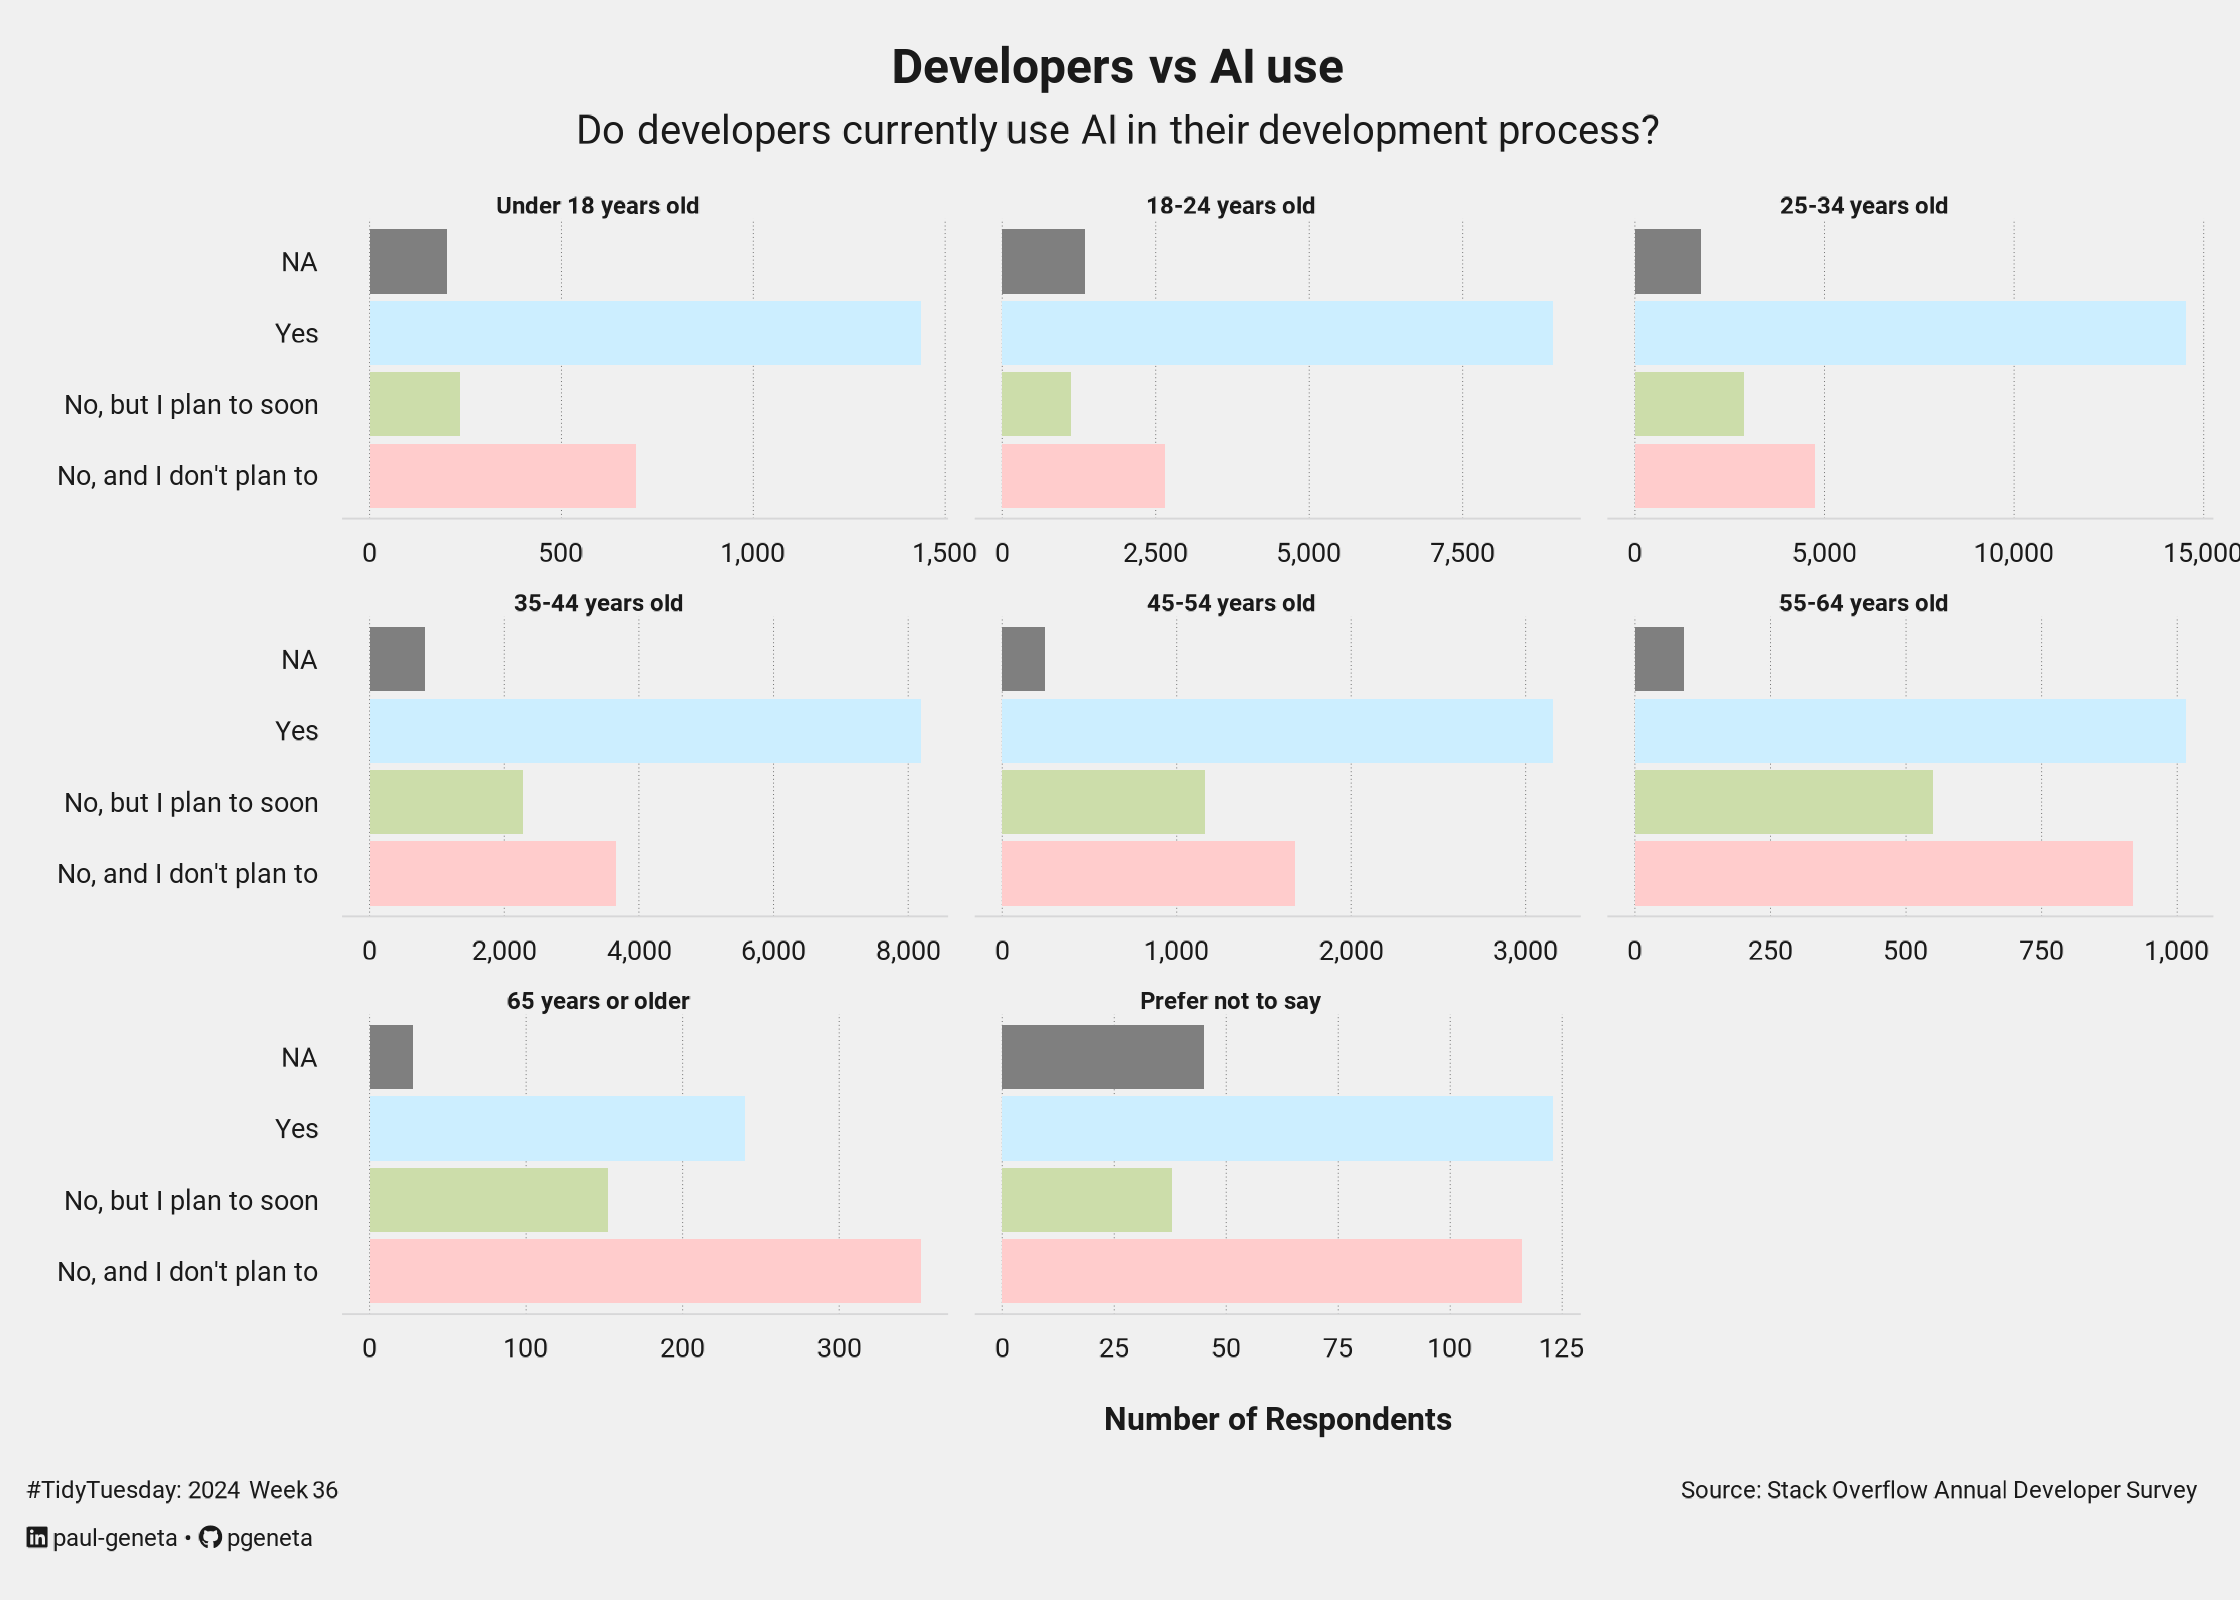

Here is the R script that generated this plot:
## 1. LOAD PACKAGES & SETUP ===================================================
pacman::p_load(
  tidyverse, 
  plotly, 
  ggplot2, 
  showtext, 
  janitor, 
  skimr, 
  scales, 
  lubridate,
  ggtext, 
  MetBrewer
)

### 1.1 FIGURE SIZE ----
camcorder::gg_record(
  dir    = here::here("temp_plots"),
  device = "png",
  width  = 7,
  height = 5,
  units  = "in",
  dpi    = 320)

### 1.2 RESOLUTION ----
# showtext_opts(dpi = 320, regular.wt = 300, bold.wt = 800)


## 2. READ IN THE DATA =========================================================
tt <- tidytuesdayR::tt_load(
  x = base::as.double("2024"),
  week = base::as.double("36")
)

crosswalk <- tt$qname_levels_single_response_crosswalk |>
  clean_names() |>
  glimpse()

survey_questions <- tt$stackoverflow_survey_questions |>
  clean_names() |>
  glimpse()

single_response <- tt$stackoverflow_survey_single_response |>
  clean_names() |>
  glimpse()

tidytuesdayR::readme(tt)
rm(tt)


## 3. EXAMINING THE DATA =======================================================
skim(var)
glimpse(var)
colnames(var) |> sort()


## 4. TIDYDATA ================================================================

response_label <- single_response |> 
  mutate(across(everything(), as.character)) |> 
  pivot_longer(-response_id, names_to = "qname", values_to = "level") |> 
  left_join(crosswalk |> mutate(across(everything(), as.character)),
            by = c("qname", "level"))

qname_list <- c("years_code", "years_code_pro", "country", "currency", 
                "comp_total", "converted_comp_yearly", "r_used", 
                "r_want_to_use")

response_label2 <- response_label |> 
  mutate(value = ifelse(qname %in% qname_list, level, label)) |> 
  select(!c(level, label))
  
plot_data <- response_label2 |> 
  filter(qname %in% c("age", "ai_select")) |>
  pivot_wider(names_from = qname, values_from = value) |> 
  count(age, ai_select) |> 
  mutate(age = fct_relevel(age, "Under 18 years old"))


# 5. VISUALIZATION ============================================================

### 5.1 PLOT AESTHETICS ----
bkg_colour <- "#f0f0f0"
title_colour <- "grey10"
subtitle_colour <- "grey10"
caption_colour <- "grey10"
text_colour <- "grey10"

col_palette  <- c("NA" = "#BBCCEE",
                  "Yes" = "#CCEEFF",
                  "No, but I plan to soon" = "#CCDDAA",
                  "No, and I don't plan to" = "#FFCCCC"
                  )


### 5.2 TITLES AND CAPTION ----
tt <- str_glue("#TidyTuesday: 2024 Week 36 <br>")
linkedin <- str_glue("<span style='font-family:fa6-brands'>&#xf08c;</span> paul-geneta")
github <- str_glue("<span style='font-family:fa6-brands'>&#xf09b;</span> pgeneta")

title_text <- str_glue("Developers vs AI use")
subtitle_text <- str_glue("Do developers currently use AI in their development process?")
caption_text <- str_glue("{tt} {linkedin} &bull; {github}")
source_text <- str_glue("Source: Stack Overflow Annual Developer Survey")

### 5.3 FONTS ----
font_add("fa6-brands", "fonts/6.4.2/Font Awesome 6 Brands-Regular-400.otf")
font_add_google("Roboto", family = "title")
font_add_google("Roboto", family = "subtitle")
font_add_google("Roboto", family = "text")
font_add_google("Roboto", family = "caption")
showtext_auto(enable = TRUE)

### 5.6 FINAL PLOT =============================================================

  plot_data |> 
  ggplot(aes(
    x = n,
    y = ai_select
  )) +

# GEOMS
  # geom_col(aes(fill = ai_select), show.legend = FALSE)+
  geom_bar(stat = 'identity', aes(fill = ai_select), show.legend = FALSE)+
# SCALES
  scale_x_continuous(label = scales::comma)+
  scale_fill_manual(values = col_palette)+
# LABELS
  labs(
    title = title_text,
    subtitle = subtitle_text,
    caption = c(caption_text, source_text),
    x = "Number of Respondents",
    y = ""
  )+
# FACETS + MISC
  facet_wrap(~age, scales = "free_x")+
  # THEME
  theme_minimal(base_size = 12, base_family = "text")+
  theme(
  # Format titles and axis titles----------------
  plot.title.position = "plot",
  plot.caption.position = "plot",
  plot.title = element_markdown(
    size               = rel(3),
    family             = "title",
    color              = title_colour,
    face               = "bold",
    lineheight         = 0.85,
    hjust              = 0.5,
    margin             = margin(t = 5, b = 5)
  ),
  plot.subtitle = element_markdown(
    size               = rel(2.5),
    family             = "subtitle",
    color              = title_colour,
    lineheight         = 0.8,
    margin             = margin(t = 0, b = 10),
    hjust              = 0.5
  ),
  plot.caption = element_markdown(
    size               = rel(1.5),
    family             = "caption",
    color              = caption_colour,
    lineheight         = 0.6,
    hjust              = c(0,-3.2),
    halign             = c(0,0),
    margin             = margin(t = 10, b = 5)
  ),
  axis.title.x = element_text(margin = margin(10, 0, 0, 0), size = rel(2), color = text_colour, family = "text", face = "bold", hjust = 0.5),
  axis.title.y = element_text(margin = margin(0, 0, 0, 0), size = rel(2), color = text_colour, family = "text", face = "bold", hjust = 0.5),
  axis.text = element_text(size = rel(1.7), color = text_colour, family = "text"),
  axis.line.x = element_line(color = "#d7d7d8", linewidth = .2),
  
  # Format background colours------------
  panel.background = element_rect(
    fill = bkg_colour, 
    color = NA
    ),
  plot.background = element_rect(
    fill = bkg_colour, 
    color = NA
    ),
  # panel.border          = element_rect(fill = bkg_colour, color=bkg_colour),
  strip.background      = element_rect(fill = bkg_colour, color = bkg_colour),
  
  # Format the grid------------------------
  panel.grid.minor.x = element_blank(),
  panel.grid.major.x = element_line(linetype = "dotted", linewidth = 0.1, color = "gray40"),
  panel.grid.minor.y = element_blank(),
  panel.grid.major.y = element_blank(),
  # axis.ticks            = element_blank(),
  
  # Format legend----------------------
  # legend.position = "plot",
  # legend.background = element_rect(fill = bkg_colour, color = bkg_colour),
  # # legend.text = element_text(size = 15, face = "bold", color=text_colour),
  # # legend.justification = "center",
  # legend.title = element_text(
  #   family = "serif",
  #   color = text_colour,
  #   size = 20, face = "bold"
  # ),
  
  
  # If using facet wrap/grid - theme for that
  strip.text            = element_textbox(size     = rel(1.5),
                                          color    = text_colour,
                                          face = 'bold',
                                          family   = 'text',
                                          hjust    = 0.5,
                                          halign   = 0.5,
                                          r        = unit(5, "pt"),
                                          width    = unit(5.5, "npc"),
                                          padding  = margin(0, 0, 0, 0),
                                          margin   = margin(0, 20, 0, -1),
                                          fill     = "transparent"),
)
